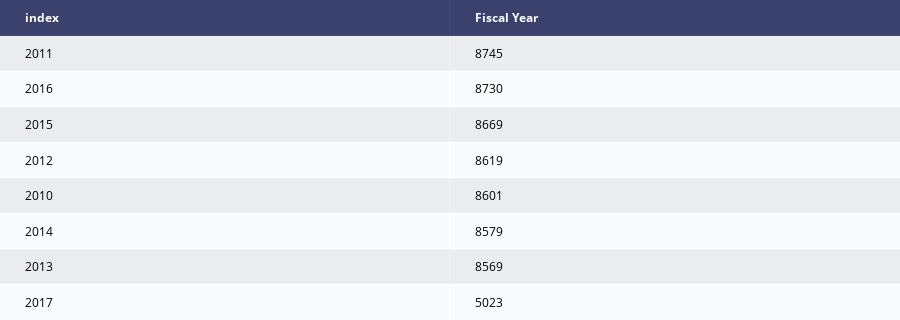

Notebook code cell kept with this figure:
### Code cell
ff.create_table(year)

### Figure 1 — Plotly figure (JSON) as saved in the notebook; plotly's stock layout.template omitted (floating-point values rounded to 4 significant figures)
{"data": [{"colorscale": [[0, "#00083e"], [0.5, "#ededee"], [1, "#ffffff"]], "hoverinfo": "none", "opacity": 0.75, "showscale": false, "type": "heatmap", "z": [[0, 0], [0.5, 0.5], [1, 1], [0.5, 0.5], [1, 1], [0.5, 0.5], [1, 1], [0.5, 0.5], [1, 1]]}], "layout": {"annotations": [{"align": "left", "font": {"color": "#ffffff"}, "showarrow": false, "text": "<b>index</b>", "x": -0.45, "xanchor": "left", "xref": "x", "y": 0, "yref": "y"}, {"align": "left", "font": {"color": "#ffffff"}, "showarrow": false, "text": "<b>Fiscal Year</b>", "x": 0.55, "xanchor": "left", "xref": "x", "y": 0, "yref": "y"}, {"align": "left", "font": {"color": "#000000"}, "showarrow": false, "text": "2011", "x": -0.45, "xanchor": "left", "xref": "x", "y": 1, "yref": "y"}, {"align": "left", "font": {"color": "#000000"}, "showarrow": false, "text": "8745", "x": 0.55, "xanchor": "left", "xref": "x", "y": 1, "yref": "y"}, {"align": "left", "font": {"color": "#000000"}, "showarrow": false, "text": "2016", "x": -0.45, "xanchor": "left", "xref": "x", "y": 2, "yref": "y"}, {"align": "left", "font": {"color": "#000000"}, "showarrow": false, "text": "8730", "x": 0.55, "xanchor": "left", "xref": "x", "y": 2, "yref": "y"}, {"align": "left", "font": {"color": "#000000"}, "showarrow": false, "text": "2015", "x": -0.45, "xanchor": "left", "xref": "x", "y": 3, "yref": "y"}, {"align": "left", "font": {"color": "#000000"}, "showarrow": false, "text": "8669", "x": 0.55, "xanchor": "left", "xref": "x", "y": 3, "yref": "y"}, {"align": "left", "font": {"color": "#000000"}, "showarrow": false, "text": "2012", "x": -0.45, "xanchor": "left", "xref": "x", "y": 4, "yref": "y"}, {"align": "left", "font": {"color": "#000000"}, "showarrow": false, "text": "8619", "x": 0.55, "xanchor": "left", "xref": "x", "y": 4, "yref": "y"}, {"align": "left", "font": {"color": "#000000"}, "showarrow": false, "text": "2010", "x": -0.45, "xanchor": "left", "xref": "x", "y": 5, "yref": "y"}, {"align": "left", "font": {"color": "#000000"}, "showarrow": false, "text": "8601", "x": 0.55, "xanchor": "left", "xref": "x", "y": 5, "yref": "y"}, {"align": "left", "font": {"color": "#000000"}, "showarrow": false, "text": "2014", "x": -0.45, "xanchor": "left", "xref": "x", "y": 6, "yref": "y"}, {"align": "left", "font": {"color": "#000000"}, "showarrow": false, "text": "8579", "x": 0.55, "xanchor": "left", "xref": "x", "y": 6, "yref": "y"}, {"align": "left", "font": {"color": "#000000"}, "showarrow": false, "text": "2013", "x": -0.45, "xanchor": "left", "xref": "x", "y": 7, "yref": "y"}, {"align": "left", "font": {"color": "#000000"}, "showarrow": false, "text": "8569", "x": 0.55, "xanchor": "left", "xref": "x", "y": 7, "yref": "y"}, {"align": "left", "font": {"color": "#000000"}, "showarrow": false, "text": "2017", "x": -0.45, "xanchor": "left", "xref": "x", "y": 8, "yref": "y"}, {"align": "left", "font": {"color": "#000000"}, "showarrow": false, "text": "5023", "x": 0.55, "xanchor": "left", "xref": "x", "y": 8, "yref": "y"}], "height": 320, "margin": {"b": 0, "l": 0, "r": 0, "t": 0}, "xaxis": {"dtick": 1, "gridwidth": 2, "showticklabels": false, "tick0": -0.5, "ticks": "", "zeroline": false}, "yaxis": {"autorange": "reversed", "dtick": 1, "gridwidth": 2, "showticklabels": false, "tick0": 0.5, "ticks": "", "zeroline": false}}}
